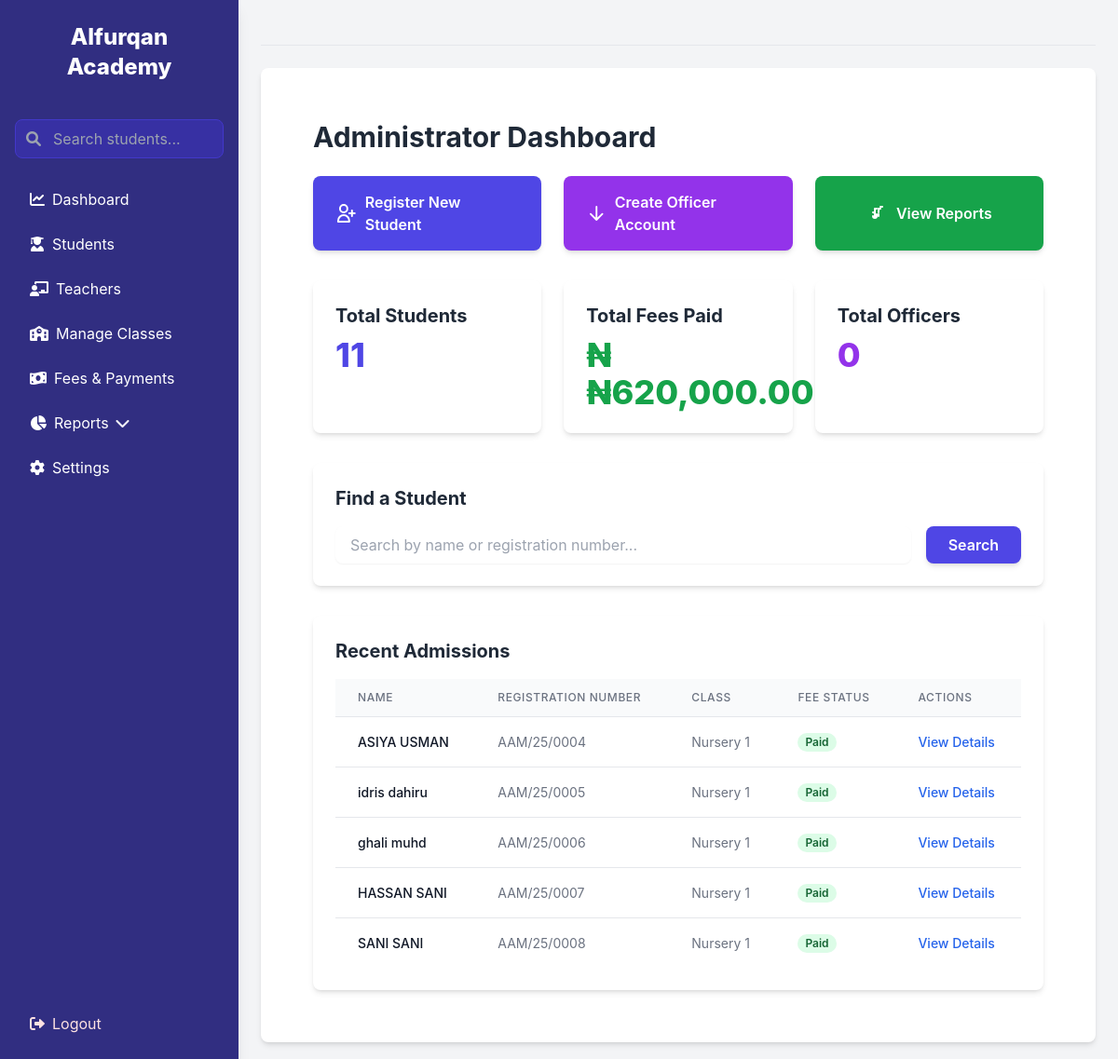
/dashboard (signed in), run on the app's committed database.
### app/models.py (models this page shows, shortened)
class Student(db.Model):
    __tablename__ = 'students'
    reg_number = db.Column(db.String(20), primary_key=True, nullable=False)
    name = db.Column(db.String(100), nullable=False)
    dob = db.Column(db.String(10), nullable=False)
    gender = db.Column(db.String(10), nullable=False)
    address = db.Column(db.String(200))
    phone = db.Column(db.String(20))
    email = db.Column(db.String(100))
    student_class = db.Column(db.String(50), nullable=False)
    term = db.Column(db.String(50), nullable=False)
    academic_year = db.Column(db.String(10), nullable=False)
    admission_date = db.Column(db.String(10), nullable=False)
    payments = db.relationship('Payment', back_populates='student', lazy=True)

### app/routes.py (the view)
@main.route('/dashboard')
@login_required # Protect this route so only logged-in users can access it.
def dashboard():
    if current_user.role == 'officer':
        return render_template('official_dashboard.html')
    total_students = db.session.query(Student).count()
    total_fees_paid = db.session.query(db.func.sum(Payment.amount_paid)).scalar() or 0
    total_teachers = db.session.query(Teacher).count()
    total_officers = db.session.query(User).filter_by(role='officer').count()
    students = Student.query.order_by(Student.admission_date.desc()).limit(5).all()
    current_academic_year, current_term = get_current_school_period()
    students_with_status = []
    for student in students:
        student.fee_status = get_fee_status(student.reg_number, current_academic_year, current_term)
        students_with_status.append(student)
    return render_template(
        'dashboard.html',
        students=students_with_status,
        total_students=total_students,
        total_fees_paid=total_fees_paid,
        total_teachers=total_teachers,
        total_officers=total_officers
    )

### app/__init__.py (called while the page is built)
def get_current_school_period():
    now = datetime.now()
    month = now.month
    if 9 <= month <= 12:
        academic_year = f"{now.year}/{now.year + 1}"
        term = "First Term"
    elif 1 <= month <= 4:
        academic_year = f"{now.year - 1}/{now.year}"
        term = "Second Term"
    else: # 5 <= month <= 8
        academic_year = f"{now.year - 1}/{now.year}"
        term = "Third Term"
    return {
        'academic_year': academic_year,
        'term': term
    }

### app/routes.py (called while the page is built)
@main.app_template_filter('format_currency')
def format_currency_filter(value):
    if isinstance(value, (int, float)):
        return f"₦{value:,.2f}"
    return value

def get_fee_status(student_reg_number, academic_year_check, term_check):
    student = Student.query.get(student_reg_number)
    if not student:
        return 'N/A'
    expected_fee = Fee.query.filter_by(
        student_class=student.student_class,
        term=term_check,
        academic_year=academic_year_check
    ).first()
    expected_amount = expected_fee.amount if expected_fee else 0.0
    total_paid = db.session.query(db.func.sum(Payment.amount_paid)).filter(
        Payment.student_reg_number == student_reg_number,
        Payment.term == term_check,
        Payment.academic_year == academic_year_check
    ).scalar() or 0.0
    if expected_amount > 0:
        if total_paid >= expected_amount:
            return 'Paid'
        else:
            return 'Defaulter'
    else:
        return 'Paid'

### app/templates/dashboard.html (shortened to what this page needs)
{% extends 'layout.html' %}
{% block content %}
<div class="container mx-auto p-4 md:p-8">
    <h1 class="text-3xl font-bold text-gray-800 mb-6">Administrator Dashboard</h1>
    <div class="grid grid-cols-1 md:grid-cols-2 lg:grid-cols-3 gap-6 mb-8">
        <a href="{{ url_for('main.register_student') }}" class="bg-indigo-600 text-white font-semibold py-4 px-6 rounded-lg shadow-md hover:bg-indigo-700 transition duration-300 flex items-center justify-center">
            <svg xmlns="http://www.w3.org/2000/svg" class="h-6 w-6 mr-2" fill="none" viewBox="0 0 24 24" stroke="currentColor">
                <path stroke-linecap="round" stroke-linejoin="round" stroke-width="2" d="M18 9v3m0 0v3m0-3h3m-3 0h-3m-2-5a4 4 0 11-8 0 4 4 0 018 0zM3 20a6 6 0 0112 0v1H3v-1z" />
            </svg>
            Register New Student
        </a>
        <a href="{{ url_for('main.register_officer') }}" class="bg-purple-600 text-white font-semibold py-4 px-6 rounded-lg shadow-md hover:bg-purple-700 transition duration-300 flex items-center justify-center">
            <svg xmlns="http://www.w3.org/2000/svg" class="h-6 w-6 mr-2" fill="none" viewBox="0 0 24 24" stroke="currentColor">
                <path stroke-linecap="round" stroke-linejoin="round" stroke-width="2" d="M12 4.5v15m0 0l-6.75-6.75M12 19.5l6.75-6.75" />
            </svg>
            Create Officer Account
        </a>
        <a href="{{ url_for('main.reports') }}" class="bg-green-600 text-white font-semibold py-4 px-6 rounded-lg shadow-md hover:bg-green-700 transition duration-300 flex items-center justify-center">
            View Reports
        </a>
    </div>
    <div class="grid grid-cols-1 md:grid-cols-2 lg:grid-cols-3 gap-6 mb-8">
        <div class="bg-white rounded-lg shadow-md p-6">
            <h2 class="text-xl font-bold text-gray-800 mb-2">Total Students</h2>
            <p class="text-4xl font-extrabold text-indigo-600">{{ total_students }}</p>
        </div>
        <div class="bg-white rounded-lg shadow-md p-6">
            <h2 class="text-xl font-bold text-gray-800 mb-2">Total Fees Paid</h2>
            <p class="text-4xl font-extrabold text-green-600">₦{{ total_fees_paid | format_currency }}</p>
        </div>
        <div class="bg-white rounded-lg shadow-md p-6">
            <h2 class="text-xl font-bold text-gray-800 mb-2">Total Officers</h2>
            <p class="text-4xl font-extrabold text-purple-600">{{ total_officers }}</p>
        </div>
    </div>
    <div class="bg-white rounded-lg shadow-md p-6 mb-8">
        <h2 class="text-xl font-bold text-gray-800 mb-4">Find a Student</h2>
        <form action="{{ url_for('main.search_students') }}" method="GET" class="flex flex-col md:flex-row gap-4">
            <input type="text" name="query" placeholder="Search by name or registration number..."
                class="flex-grow rounded-lg border-gray-300 shadow-sm focus:border-indigo-300 focus:ring focus:ring-indigo-200 focus:ring-opacity-50 px-4 py-2">
            <button type="submit"
                class="bg-indigo-600 text-white font-semibold py-2 px-6 rounded-lg shadow-md hover:bg-indigo-700 transition duration-300">
                Search
            </button>
        </form>
    </div>
    <div class="bg-white rounded-lg shadow-md p-6">
        <h2 class="text-xl font-bold text-gray-800 mb-4">Recent Admissions</h2>
        <div class="overflow-x-auto">
            {% if students %}
            <table class="min-w-full divide-y divide-gray-200">
                <thead class="bg-gray-50">
                    <tr>
                        <th scope="col" class="px-6 py-3 text-left text-xs font-medium text-gray-500 uppercase tracking-wider">Name</th>
                        <th scope="col" class="px-6 py-3 text-left text-xs font-medium text-gray-500 uppercase tracking-wider">Registration Number</th>
                        <th scope="col" class="px-6 py-3 text-left text-xs font-medium text-gray-500 uppercase tracking-wider">Class</th>
                        <th scope="col" class="px-6 py-3 text-left text-xs font-medium text-gray-500 uppercase tracking-wider">Fee Status</th>
                        <th scope="col" class="px-6 py-3 text-left text-xs font-medium text-gray-500 uppercase tracking-wider">Actions</th>
                    </tr>
                </thead>
                <tbody class="bg-white divide-y divide-gray-200">
                    {% for student in students %}
                    <tr>
                        <td class="px-6 py-4 whitespace-nowrap text-sm font-medium text-gray-900">{{ student.name }}</td>
                        <td class="px-6 py-4 whitespace-nowrap text-sm text-gray-500">{{ student.reg_number }}</td>
                        <td class="px-6 py-4 whitespace-nowrap text-sm text-gray-500">{{ student.student_class }}</td>
                        <td class="px-6 py-4 whitespace-nowrap text-sm font-semibold">
                            <span
                                class="px-2 inline-flex text-xs leading-5 font-semibold rounded-full
                                {% if student.fee_status == 'Paid' %}
                                    bg-green-100 text-green-800
                                {% elif student.fee_status == 'Defaulter' %}
                                    bg-red-100 text-red-800
                                {% else %}
                                    bg-gray-100 text-gray-800
                                {% endif %}">
                                {{ student.fee_status }}
                            </span>
                        </td>
                        <td class="px-6 py-4 whitespace-nowrap text-sm font-medium">
                            <a href="{{ url_for('main.student_details', reg_number=student.reg_number) }}" class="text-blue-600 hover:text-blue-900">
                                View Details
                            </a>
                        </td>
                    </tr>
                    {% endfor %}
                </tbody>
            </table>
            {% else %}
            <p class="text-center text-gray-500">No students registered yet.</p>
            {% endif %}
        </div>
    </div>
</div>
{% endblock %}

### app/templates/layout.html (shortened to what this page needs)
<!DOCTYPE html>
<html lang="en">
<head>
    <script src="https://cdn.tailwindcss.com"></script>
    <link rel="stylesheet" href="https://cdnjs.cloudflare.com/ajax/libs/font-awesome/6.0.0-beta3/css/all.min.css">
</head>
<body class="bg-gray-100">
    <aside class="sidebar bg-indigo-900 text-white shadow-lg">
        <div class="text-2xl font-extrabold px-4 text-center">Alfurqan Academy</div>
        <form action="{{ url_for('main.search_students') }}" method="GET" class="relative mt-4">
            <span class="absolute inset-y-0 left-0 pl-3 flex items-center">
                <i class="fas fa-search text-gray-400"></i>
            </span>
            <input type="text" name="query" placeholder="Search students..." class="w-full pl-10 pr-4 py-2 rounded-lg bg-indigo-800 text-white border border-indigo-700 focus:outline-none focus:ring-2 focus:ring-indigo-500">
        </form>
        <nav class="space-y-2">
            <a href="{{ url_for('main.dashboard') }}" class="flex items-center space-x-2 py-2 px-4 rounded-lg transition duration-200 hover:bg-indigo-700">
                <i class="fas fa-chart-line"></i><span>Dashboard</span>
            </a>
            <a href="{{ url_for('main.students') }}" class="flex items-center space-x-2 py-2 px-4 rounded-lg transition duration-200 hover:bg-indigo-700">
                <i class="fas fa-user-graduate"></i><span>Students</span>
            </a>
            <a href="{{ url_for('main.teachers') }}" class="flex items-center space-x-2 py-2 px-4 rounded-lg transition duration-200 hover:bg-indigo-700">
                <i class="fas fa-chalkboard-teacher"></i><span>Teachers</span>
            </a>
            {% if current_user.role == 'admin' %}
            <a href="{{ url_for('main.manage_classes') }}" class="flex items-center space-x-2 py-2 px-4 rounded-lg transition duration-200 hover:bg-indigo-700">
                <i class="fas fa-school"></i><span>Manage Classes</span>
            </a>
            {% endif %}
            <a href="{{ url_for('main.fees') }}" class="flex items-center space-x-2 py-2 px-4 rounded-lg transition duration-200 hover:bg-indigo-700">
                <i class="fas fa-money-bill-wave"></i><span>Fees & Payments</span>
            </a>
            <div class="reports-menu">
                <button onclick="toggleMenu('reports-submenu')" class="flex items-center space-x-2 py-2 px-4 w-full text-left rounded-lg transition duration-200 hover:bg-indigo-700 focus:outline-none">
                    <i class="fas fa-chart-pie"></i>
                    <span>Reports</span>
                    <i class="fas fa-chevron-down ml-auto transition-transform duration-300 transform"></i>
                </button>
            </div>
            <a href="{{ url_for('main.settings') }}" class="flex items-center space-x-2 py-2 px-4 rounded-lg transition duration-200 hover:bg-indigo-700">
                <i class="fas fa-cog"></i><span>Settings</span>
            </a>
        </nav>
        <a href="{{ url_for('main.logout') }}" class="mt-auto flex items-center space-x-2 py-2 px-4 rounded-lg transition duration-200 hover:bg-red-700 text-red-100">
            <i class="fas fa-sign-out-alt"></i><span>Logout</span>
        </a>
    </aside>
    <main class="main-content">
        <header class="header-bar flex items-center justify-between">
        </header>
        <div class="content-area bg-white p-6 rounded-lg shadow-md">
            {% block content %}{% endblock %}
        </div>
    </main>
</body>
</html>

### app/templates/layout.html (style rules this page uses)
body { font-family: 'Inter', sans-serif; display: flex; min-height: 100vh; }
.sidebar { flex-shrink: 0; width: 16rem; padding: 1.5rem 1rem; display: flex; flex-direction: column; gap: 1.5rem; }
.main-content { flex-grow: 1; padding: 1.5rem; display: flex; flex-direction: column; }
.header-bar { padding-bottom: 1.5rem; border-bottom: 1px solid #e5e7eb; margin-bottom: 1.5rem; }
.content-area { flex-grow: 1; }

### data on the page
Student: name "ASIYA USMAN", reg_number "AAM/25/0004", student_class "Nursery 1", fee_status "Paid"
Student: name "idris dahiru", reg_number "AAM/25/0005", student_class "Nursery 1", fee_status "Paid"
Student: name "ghali muhd", reg_number "AAM/25/0006", student_class "Nursery 1", fee_status "Paid"
Student: name "HASSAN SANI", reg_number "AAM/25/0007", student_class "Nursery 1", fee_status "Paid"
Student: name "SANI SANI", reg_number "AAM/25/0008", student_class "Nursery 1", fee_status "Paid"

### other printed values
{{ total_students }} "11"
{{ total_fees_paid | format_currency }} "₦620,000.00"
{{ total_officers }} "0"
